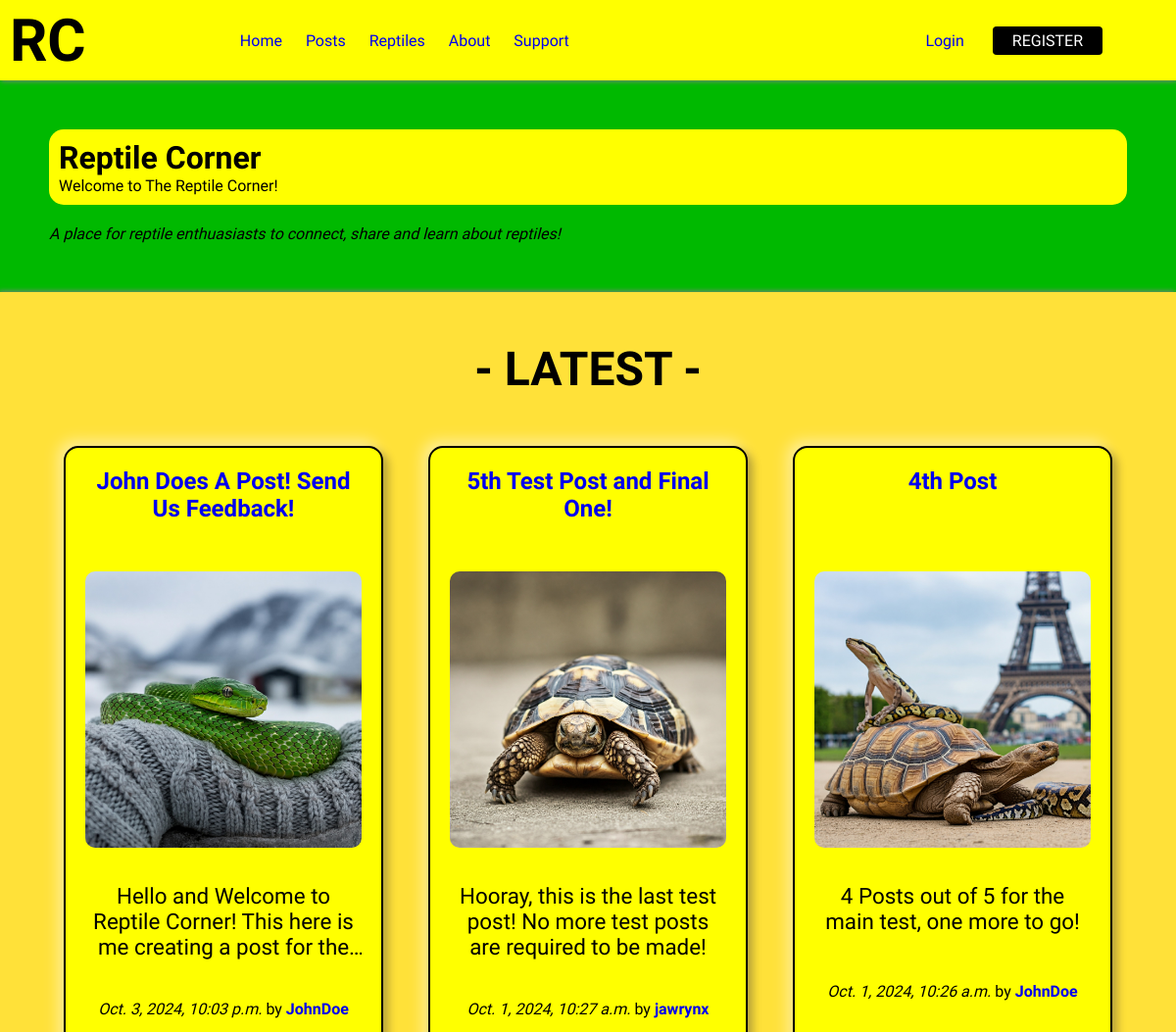
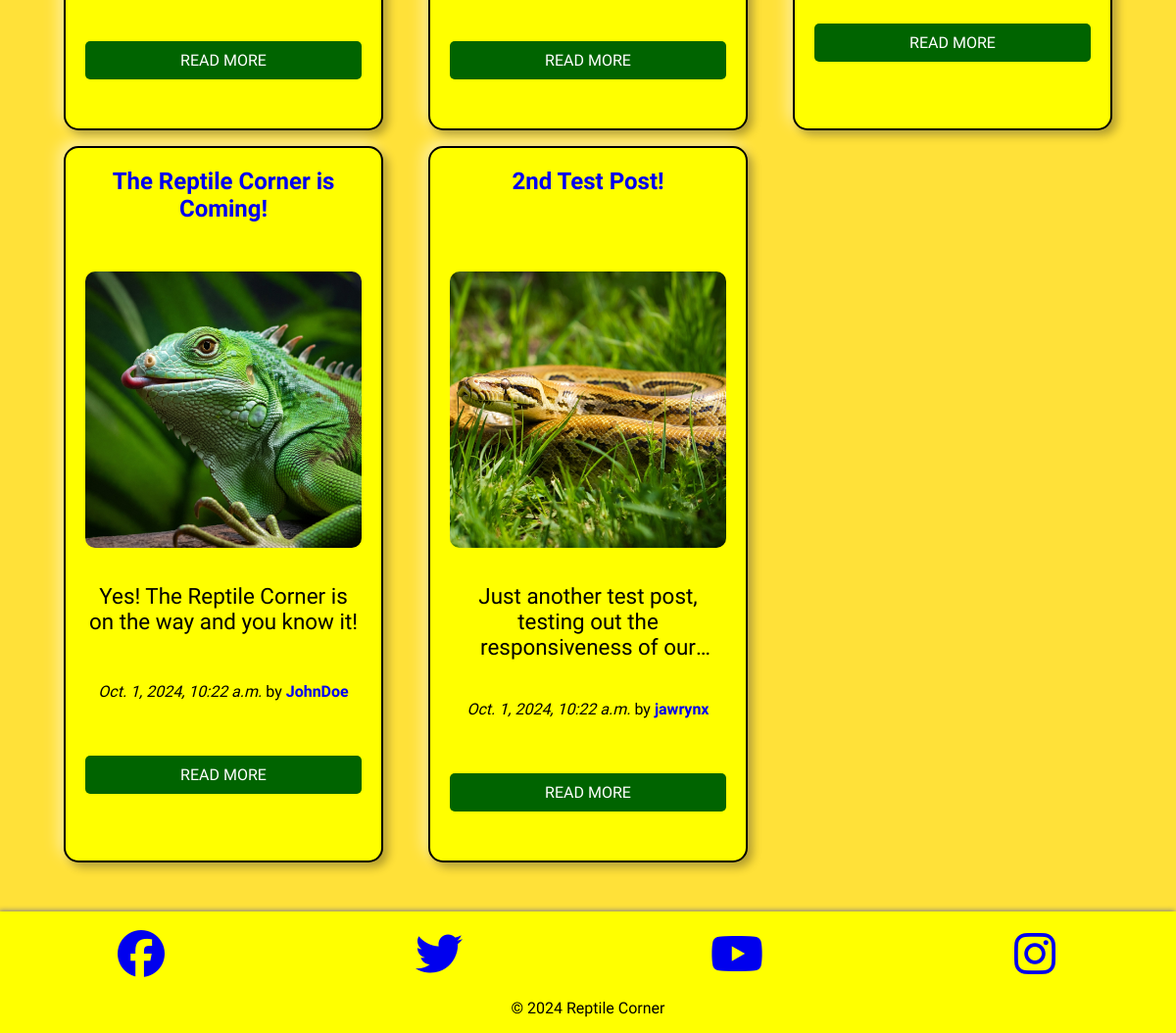
The page / on the database its author committed (2 pictures, top to bottom).
### posts/models.py (models this page shows, shortened)
class Post(models.Model):
    title = models.CharField(max_length=75)
    body = models.TextField()
    slug = models.SlugField(max_length=75)
    date = models.DateTimeField(auto_now_add=True)
    image = models.ImageField(blank=True)
    author = models.ForeignKey(User, on_delete=models.CASCADE, default=None)

### ReptileCorner/views.py (the view)
# urls.py: 2. Add a URL to urlpatterns:  path('', views.home, name='home')
def home(request):
    posts = Post.objects.all().order_by('-date')[:5]
    return render(request, 'home.html', { 'posts': posts })

### templates/home.html (shortened to what this page needs)
{% extends 'layout.html' %}
{% block content %}
    <div class="hero-container">
        <div class="hero-title">
            <h1>Reptile Corner</h1>
            <p>Welcome to The Reptile Corner!</p>
        </div>
        <p class="desc"><em>A place for reptile enthuasiasts to connect, share and learn about reptiles!</em></p>
    </div>
    <div class="posts-container">
        <h2>- LATEST -</h2>
        <section class="grid posts-list">
            {% for post in posts %}
                <article class="col-12 col-md-6 col-lg-4 col-xl-3 post">
                    <div class="grid">
                    <h2 class="col-12">
                        <a href="{% url 'posts:page' slug=post.slug %}">
                            {{ post.title }}
                        </a>
                    </h2>
                    <a href="{% url 'posts:page' slug=post.slug %}" class="col-12" >
                        <img class="image" src="{{ post.image.url }}" alt="{{ post.title }}"/>
                    </a>
                    <p class="body-field col-12">{{ post.body }}</p>
                    <p class="date-stamp col-12">
                        <em>{{ post.date }}</em> by
                        <a href="/profile/{{ post.author }}">
                            <strong>{{ post.author }}</strong>
                        </a>
                    </p>
                    <a href="{% url 'posts:page' slug=post.slug %}" class="read-more col-12">READ MORE</a>
                    </div>
                </article>
            {% endfor %}
        </section>
    </div>
{% endblock %}

### static/css/style.css (style rules this page uses)
* { box-sizing: border-box; padding: 0; margin: 0; }
body { font-family: 'Ubuntu'; background-color: white; color: black; }
a { text-decoration: none; }
.hero-container { width: 100%; padding: 50px; background: rgb(0, 185, 0); }
.hero-title { background-color: yellow; padding: 10px; border-radius: 15px; color: black; }
.desc { margin-top: 20px; }
.posts-container { background-color: #ffe139; box-shadow: -1px -1px 5px 0px gray; height: 100%; padding-top: 50px; text-align: center; }
.posts-container > h2 { font-size: 3rem; }
.posts-list { align-items: center; width: 100%; padding: 50px; background-color: #ffe139; text-align: center; }
.post { background-color: yellow; align-content: center; max-width: 800px; border: 2px solid black; border-radius: 15px; margin: 15px 15px; padding: 20px; box-shadow: 5px 5px 10px rgba(0, 0, 0, 0.3), -5px -5px 15px rgba(255, 255, 255, 0.5); }
.post p { overflow: hidden; text-overflow: ellipsis; display: -webkit-box; -webkit-line-clamp: 3; -webkit-box-orient: vertical; display: -webkit-box; display: -moz-box; display: box; line-clamp: 3; box-orient: vertical; }
.post h2 { margin-bottom: 20px; }
.image { width: 100%; border-radius: 10px; margin-bottom: 20px; }
.date-stamp { margin: 25px 0; }
.read-more { display: inline-block; padding: 10px 20px; background-color: darkgreen; color: white; border: none; border-radius: 5px; text-decoration: none; margin-top: 15px; transition: background-color 0.3s ease; bottom: 0; }
@media screen and (min-width: 768px) { .body-field, #post-info p { font-size: 1.4rem; } }
@media screen and (min-width: 992px) { .post { overflow: hidden; max-height: 900px; height: 100%; transition: 0.3s ease-in-out; display: flex; flex-direction: column; align-items: center; } }
@media screen and (min-width: 992px) { .post h2 { min-height: 70px; } }
@media screen and (min-width: 992px) { .post img { display: block; max-width: 100%; height: auto; } }
@media screen and (min-width: 992px) { .post .body-field { min-height: 60px; } }

### static/css/grid_classes.css (style rules this page uses)
.grid { display: grid; grid-template-columns: repeat(12, 1fr); gap: 1rem; }
.col-12 { grid-column: span 12; }
@media (min-width: 768px) { .col-md-6 { grid-column: span 6; } }
@media (min-width: 992px) { .col-lg-4 { grid-column: span 4; } }

### rows shown on the page
Post: title "John Does A Post! Send Us Feedback!", image (picture), body "Hello and Welcome to Reptile Corner! This here is me creating a post for…", date "Oct. 3, 2024, 10:03 p.m.", author "JohnDoe"
Post: title "5th Test Post and Final One!", image (picture), body "Hooray, this is the last test post! No more test posts are required to be made!", date "Oct. 1, 2024, 10:27 a.m.", author "jawrynx"
Post: title "4th Post", image (picture), body "4 Posts out of 5 for the main test, one more to go!", date "Oct. 1, 2024, 10:26 a.m.", author "JohnDoe"
Post: title "The Reptile Corner is Coming!", image (picture), body "Yes! The Reptile Corner is on the way and you know it!", date "Oct. 1, 2024, 10:22 a.m.", author "JohnDoe"
Post: title "2nd Test Post!", image (picture), body "Just another test post, testing out the responsiveness of…", date "Oct. 1, 2024, 10:22 a.m.", author "jawrynx"
